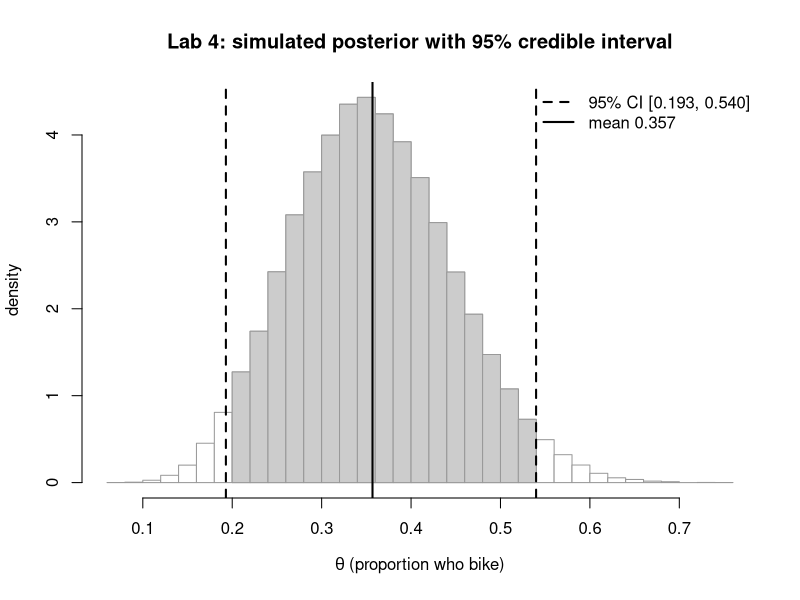
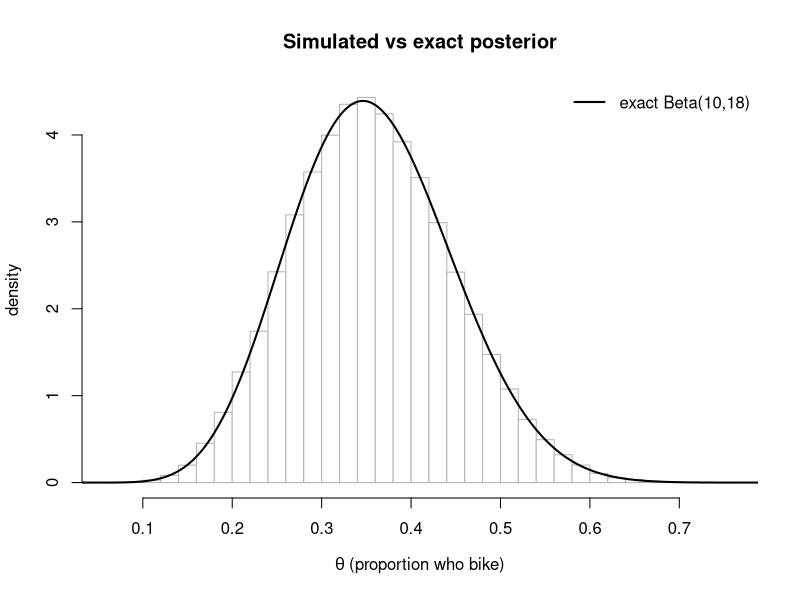

These charts were generated, in order, by the following R code:
## ---- chunk 1
#| label: setup-numbers
set.seed(404)

# Prior Beta(alpha, beta) and data
alpha <- 2; beta <- 2
y <- 8; n <- 24            # 8 bikers of 24 respondents

# Conjugate update: successes onto alpha, failures onto beta
a_post <- alpha + y        # 10
b_post <- beta + (n - y)   # 18

# Closed-form summaries
post_mean_cf <- a_post / (a_post + b_post)
ci_cf <- qbeta(c(0.025, 0.975), a_post, b_post)

c(a_post = a_post, b_post = b_post,
  post_mean_cf = post_mean_cf,
  ci_lo = ci_cf[1], ci_hi = ci_cf[2])
## ---- chunk 2
#| label: simulate
draws <- rbeta(50000, a_post, b_post)

post_mean_sim <- mean(draws)
ci_sim <- quantile(draws, c(0.025, 0.975))

c(post_mean_sim = post_mean_sim,
  ci_lo_sim = ci_sim[1], ci_hi_sim = ci_sim[2])
## ---- chunk 3
#| label: fig-lab-posterior-ci
#| fig-cap: "Simulated posterior for the bike-to-campus proportion (50,000 draws from Beta(10,18)) with the equal-tailed 95% credible interval shaded and the posterior mean marked."
#| fig-alt: "A density histogram of simulated bike-proportion values, mound-shaped and centered near 0.36. The central 95 percent of the mass is shaded between two dashed vertical lines at roughly 0.20 and 0.53, and a solid vertical line marks the posterior mean near 0.357."
h <- hist(draws, breaks = 40, plot = FALSE)
plot(h, freq = FALSE, col = "white", border = "grey60",
     xlab = expression(theta ~ "(proportion who bike)"),
     ylab = "density",
     main = "Lab 4: simulated posterior with 95% credible interval")
in_ci <- h$mids >= ci_sim[1] & h$mids <= ci_sim[2]
rect(h$breaks[-length(h$breaks)][in_ci], 0,
     h$breaks[-1][in_ci], h$density[in_ci],
     col = "grey80", border = "grey60")
abline(v = ci_sim, lwd = 2, lty = 2)
abline(v = post_mean_sim, lwd = 2, lty = 1)
legend("topright",
       legend = c(sprintf("95%% CI [%.3f, %.3f]", ci_sim[1], ci_sim[2]),
                  sprintf("mean %.3f", post_mean_sim)),
       lty = c(2, 1), lwd = 2, bty = "n")
## ---- chunk 4
#| label: fig-lab-overlay
#| fig-cap: "Simulated posterior density (histogram) for the bike proportion with the exact Beta(10,18) density overlaid as a solid curve; the two agree closely."
#| fig-alt: "The same mound-shaped histogram of simulated bike-proportion values, with a smooth solid curve for the exact Beta(10,18) density drawn on top. The curve traces the top of the histogram bars almost exactly, showing the simulation matches the closed-form posterior."
plot(h, freq = FALSE, col = "white", border = "grey70",
     xlab = expression(theta ~ "(proportion who bike)"),
     ylab = "density",
     main = "Simulated vs exact posterior")
xx <- seq(0, 1, length.out = 400)
lines(xx, dbeta(xx, a_post, b_post), lwd = 2)
legend("topright", legend = "exact Beta(10,18)", lwd = 2, bty = "n")
## ---- chunk 5
#| label: verify-check
data.frame(
  quantity = c("posterior mean", "CI lower", "CI upper"),
  closed_form = c(post_mean_cf, ci_cf[1], ci_cf[2]),
  simulated   = c(post_mean_sim, ci_sim[1], ci_sim[2]),
  abs_diff    = abs(c(post_mean_cf, ci_cf[1], ci_cf[2]) -
                    c(post_mean_sim, ci_sim[1], ci_sim[2]))
)
